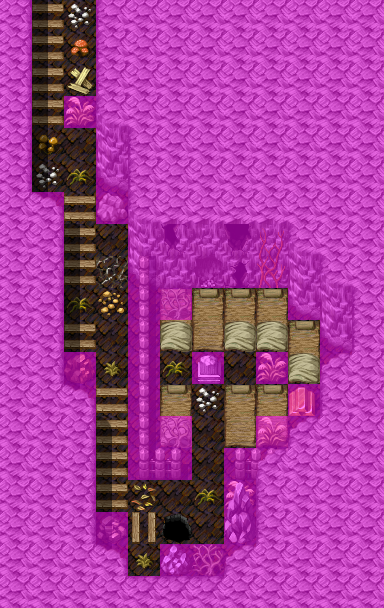

The image is a tile-based game level rendered from a .tmx file. Its description and source (layers, tilesets, objects; grid data summarised) follow:
An orthogonal 12x19 tile map with 32x32 px tiles, 4 tile layers (Ground, Objects, Above, Walkable), 40 tilesets and 8 objects (6x spawn, 2x mapchange).

<map version="1.0" orientation="orthogonal" width="12" height="19" tilewidth="32" tileheight="32">
 <tileset firstgid="1" name="map_bed_1" tilewidth="32" tileheight="32">
  <image source="../drawable/map_bed_1.png" width="512" height="256" />
 </tileset>
 <tileset firstgid="129" name="map_border_1" tilewidth="32" tileheight="32">
  <image source="../drawable/map_border_1.png" width="512" height="256" />
 </tileset>
 <tileset firstgid="257" name="map_bridge_1" tilewidth="32" tileheight="32">
  <image source="../drawable/map_bridge_1.png" width="512" height="256" />
 </tileset>
 <tileset firstgid="385" name="map_broken_1" tilewidth="32" tileheight="32">
  <image source="../drawable/map_broken_1.png" width="512" height="256" />
 </tileset>
 <tileset firstgid="513" name="map_cavewall_1" tilewidth="32" tileheight="32">
  <image source="../drawable/map_cavewall_1.png" width="576" height="192" />
 </tileset>
 <tileset firstgid="621" name="map_cavewall_2" tilewidth="32" tileheight="32">
  <image source="../drawable/map_cavewall_2.png" width="576" height="192" />
 </tileset>
 <tileset firstgid="729" name="map_cavewall_3" tilewidth="32" tileheight="32">
  <image source="../drawable/map_cavewall_3.png" width="576" height="192" />
 </tileset>
 <tileset firstgid="837" name="map_chair_table_1" tilewidth="32" tileheight="32">
  <image source="../drawable/map_chair_table_1.png" width="512" height="256" />
 </tileset>
 <tileset firstgid="965" name="map_crate_1" tilewidth="32" tileheight="32">
  <image source="../drawable/map_crate_1.png" width="512" height="256" />
 </tileset>
 <tileset firstgid="1093" name="map_cupboard_1" tilewidth="32" tileheight="32">
  <image source="../drawable/map_cupboard_1.png" width="512" height="256" />
 </tileset>
 <tileset firstgid="1221" name="map_curtain_1" tilewidth="32" tileheight="32">
  <image source="../drawable/map_curtain_1.png" width="512" height="256" />
 </tileset>
 <tileset firstgid="1349" name="map_entrance_1" tilewidth="32" tileheight="32">
  <image source="../drawable/map_entrance_1.png" width="512" height="256" />
 </tileset>
 <tileset firstgid="1477" name="map_fence_1" tilewidth="32" tileheight="32">
  <image source="../drawable/map_fence_1.png" width="512" height="256" />
 </tileset>
 <tileset firstgid="1605" name="map_fence_2" tilewidth="32" tileheight="32">
  <image source="../drawable/map_fence_2.png" width="512" height="256" />
 </tileset>
 <tileset firstgid="1733" name="map_ground_1" tilewidth="32" tileheight="32">
  <image source="../drawable/map_ground_1.png" width="512" height="256" />
 </tileset>
 <tileset firstgid="1861" name="map_ground_2" tilewidth="32" tileheight="32">
  <image source="../drawable/map_ground_2.png" width="512" height="256" />
 </tileset>
 <tileset firstgid="1989" name="map_ground_3" tilewidth="32" tileheight="32">
  <image source="../drawable/map_ground_3.png" width="512" height="256" />
 </tileset>
 <tileset firstgid="2117" name="map_ground_4" tilewidth="32" tileheight="32">
  <image source="../drawable/map_ground_4.png" width="512" height="256" />
 </tileset>
 <tileset firstgid="2245" name="map_ground_5" tilewidth="32" tileheight="32">
  <image source="../drawable/map_ground_5.png" width="512" height="256" />
 </tileset>
 <tileset firstgid="2373" name="map_ground_6" tilewidth="32" tileheight="32">
  <image source="../drawable/map_ground_6.png" width="512" height="256" />
 </tileset>
 <tileset firstgid="2501" name="map_ground_7" tilewidth="32" tileheight="32">
  <image source="../drawable/map_ground_7.png" width="512" height="256" />
 </tileset>
 <tileset firstgid="2629" name="map_ground_8" tilewidth="32" tileheight="32">
  <image source="../drawable/map_ground_8.png" width="512" height="256" />
 </tileset>
 <tileset firstgid="2757" name="map_indoor_1" tilewidth="32" tileheight="32">
  <image source="../drawable/map_indoor_1.png" width="512" height="256" />
 </tileset>
 <tileset firstgid="2885" name="map_kitchen_1" tilewidth="32" tileheight="32">
  <image source="../drawable/map_kitchen_1.png" width="512" height="256" />
 </tileset>
 <tileset firstgid="3013" name="map_outdoor_1" tilewidth="32" tileheight="32">
  <image source="../drawable/map_outdoor_1.png" width="512" height="256" />
 </tileset>
 <tileset firstgid="3141" name="map_pillar_1" tilewidth="32" tileheight="32">
  <image source="../drawable/map_pillar_1.png" width="512" height="256" />
 </tileset>
 <tileset firstgid="3269" name="map_plant_1" tilewidth="32" tileheight="32">
  <image source="../drawable/map_plant_1.png" width="512" height="256" />
 </tileset>
 <tileset firstgid="3397" name="map_rock_1" tilewidth="32" tileheight="32">
  <image source="../drawable/map_rock_1.png" width="512" height="256" />
 </tileset>
 <tileset firstgid="3525" name="map_roof_1" tilewidth="32" tileheight="32">
  <image source="../drawable/map_roof_1.png" width="512" height="256" />
 </tileset>
 <tileset firstgid="3653" name="map_roof_2" tilewidth="32" tileheight="32">
  <image source="../drawable/map_roof_2.png" width="512" height="256" />
 </tileset>
 <tileset firstgid="3781" name="map_shop_1" tilewidth="32" tileheight="32">
  <image source="../drawable/map_shop_1.png" width="512" height="256" />
 </tileset>
 <tileset firstgid="3909" name="map_sign_ladder_1" tilewidth="32" tileheight="32">
  <image source="../drawable/map_sign_ladder_1.png" width="512" height="256" />
 </tileset>
 <tileset firstgid="4037" name="map_table_1" tilewidth="32" tileheight="32">
  <image source="../drawable/map_table_1.png" width="512" height="256" />
 </tileset>
 <tileset firstgid="4165" name="map_trail_1" tilewidth="32" tileheight="32">
  <image source="../drawable/map_trail_1.png" width="512" height="256" />
 </tileset>
 <tileset firstgid="4293" name="map_tree_1" tilewidth="32" tileheight="32">
  <image source="../drawable/map_tree_1.png" width="512" height="256" />
 </tileset>
 <tileset firstgid="4421" name="map_wall_1" tilewidth="32" tileheight="32">
  <image source="../drawable/map_wall_1.png" width="512" height="256" />
 </tileset>
 <tileset firstgid="4549" name="map_wall_2" tilewidth="32" tileheight="32">
  <image source="../drawable/map_wall_2.png" width="480" height="256" />
 </tileset>
 <tileset firstgid="4669" name="map_wall_3" tilewidth="32" tileheight="32">
  <image source="../drawable/map_wall_3.png" width="480" height="256" />
 </tileset>
 <tileset firstgid="4789" name="map_window_1" tilewidth="32" tileheight="32">
  <image source="../drawable/map_window_1.png" width="512" height="256" />
 </tileset>
 <tileset firstgid="4917" name="map_window_2" tilewidth="32" tileheight="32">
  <image source="../drawable/map_window_2.png" width="512" height="256" />
 </tileset>
 <layer name="Ground" width="12" height="19">
  <data>[228 cells, 228 non-empty, 10 distinct tile ids]</data>
 </layer>
 <layer name="Objects" width="12" height="19">
  <data>[228 cells, 81 non-empty, 38 distinct tile ids]</data>
 </layer>
 <layer name="Above" width="12" height="19">
  <data>[228 cells, 24 non-empty, 8 distinct tile ids]</data>
 </layer>
 <layer name="Walkable" width="12" height="19">
  <data>[228 cells, 178 non-empty, 1 distinct tile ids]</data>
 </layer>
 <objectgroup name="Mapevents">
  <object name="north" type="mapchange" x="32" y="0" width="64" height="32">
   <properties>
    <property name="map" value="lostmine5" />
    <property name="place" value="south" />
   </properties>
  </object>
  <object name="down lostmine6" type="mapchange" x="160" y="512" width="32" height="32">
   <properties>
    <property name="map" value="lostmine7" />
    <property name="place" value="up lostmine7" />
   </properties>
  </object>
 </objectgroup>
 <objectgroup name="Spawn">
  <!-- 6 objects omitted --></objectgroup>
 <objectgroup name="Keys" />
</map>
<!-- 6 of 8 objects omitted -->
